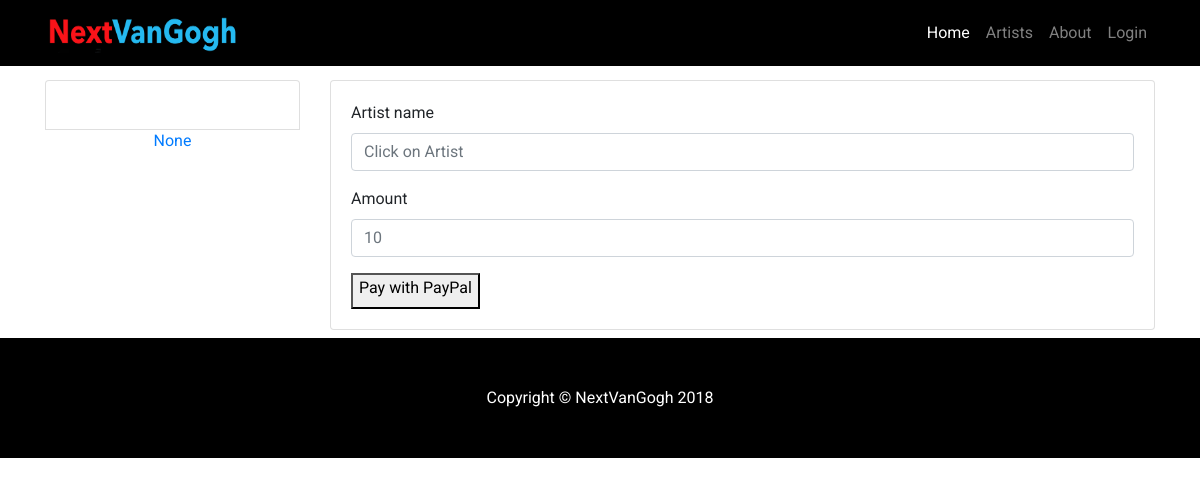
The page /allArtists on the database as committed earlier.
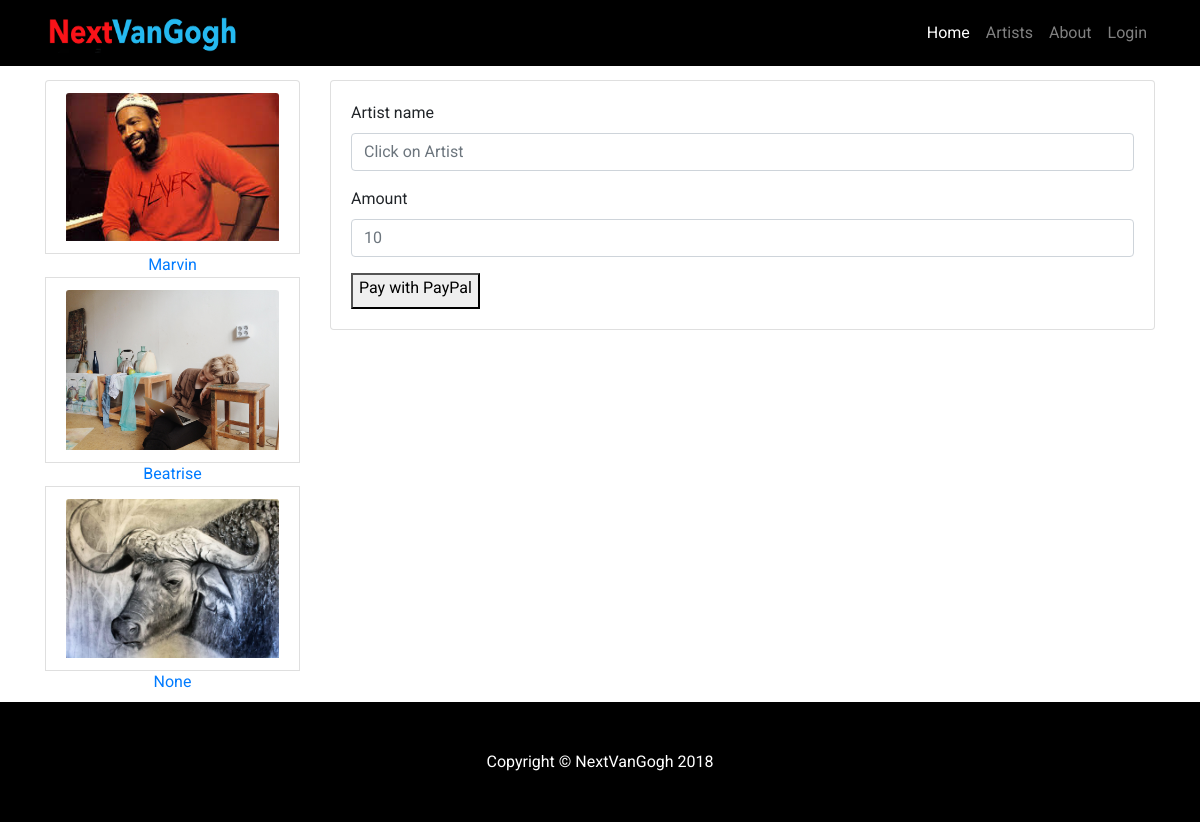
The same page on the database as committed later.
### tables this page shows
CREATE TABLE `Artists` (
	`Id`	INTEGER NOT NULL PRIMARY KEY AUTOINCREMENT UNIQUE,
	`UserName`	TEXT NOT NULL UNIQUE,
	`FirstName`	TEXT,
	`LastName`	TEXT,
	`Password`	TEXT NOT NULL UNIQUE,
	`Description`	TEXT,
	`Photo`	BLOB
);

### server.py (the view)
@app.route("/allArtists")
@app.route('/allArtists/<uname>')
def getAllArtists(uname=None):
	con = lite.connect('db/nVanGogh.db')
	con.row_factory = lite.Row
	cur = con.cursor()
	cur.execute("SELECT * FROM Artists order by id")
	artists = cur.fetchall()
	artMen = None
    	if uname:
	    cur.execute("SELECT * FROM Artists where Artists.UserName == ?", [uname])
	    artMen = cur.fetchall()
	return render_template('allArtists.html', allArtists=artists, uname = uname, artMen = artMen)

### templates/allArtists.html (shortened to what this page needs)
<!DOCTYPE html>
<html lang="en">
  <head>
    <link href="../static/bootstrap.min.css" rel="stylesheet">
    <link href="../static/style.css" rel="stylesheet">
  </head>
  <body>
    <nav class="navbar navbar-expand-lg navbar-dark bg-dark fixed-top" style="background-color:#000!important;">
      <div class="container">
        <a class="navbar-brand" href="/"><img src="../static/logo.png" width=200 height=40></a>
        <div class="collapse navbar-collapse" id="navbarResponsive">
          <ul class="navbar-nav ml-auto">
            <li class="nav-item active">
              <a class="nav-link" href="/">Home
              </a>
            </li>
            <li class="nav-item">
              <a class="nav-link" href="/allArtists">Artists</a>
            </li>
            <li class="nav-item">
              <a class="nav-link" href="/about">About</a>
            </li>
            <li id="log" class="nav-item">
              {% if session['loggedIn'] %}
              <a class="nav-link" onclick="window.location.href='/logout'">Logout</a>
              {% else %}
              <a class="nav-link" onclick="login()">Login</a>
              {% endif %}
            </li>
          </ul>
        </div>
      </div>
    </nav>
    <div class="container">
      <div class="row">
        <div class="col-lg-3">
		<div class="list-group">
		{% if not uname %}
            		{% for allArtist in allArtists %}
			<a href="/allArtists/{{allArtist['UserName']}}" class="list-group-item"><img class="card-img-top" src="{{allArtist['Photo']}}" alt=""></a>
			<a href="/artist/{{allArtist['UserName']}}" class="text-center">{{allArtist["FirstName"]}}</a>
	         	{% endfor %}
		{% else %}
			<a href="/allArtists/{{artMen[0]['UserName']}}" class="list-group-item"><img class="card-img-top" src="{{artMen[0]['Photo']}}" alt=""></a>
			<a href="/artist/{{artMen[0]['UserName']}}" class="text-center">{{artMen[0]["FirstName"]}}</a>
              	{% endif %}
	        </div>
        </div>
        <div class="col-lg-9">
<div class="card">
  <div class="card-body">
<form action="payWithCard" method="POST">
 		<div class="form-group">
    			<label for="amount">Artist name</label>
			{% if uname %}
      			<input type="text" class="form-control" name="artist" placeholder="{{uname}}">
      			{% else %}
      			<input type="text" class="form-control" name="artist" placeholder="Click on Artist">
      			{% endif %}
  		</div>
		<div class="form-group">
    			<label for="amount">Amount</label>
    			<input type="decimal" class="form-control" id='amount' name="amount" placeholder="10" min=0>
  		</div>
		<button type="submit" class="stripe-button-el"><span style="display: block; min-height: 30px;">Pay with PayPal</span></button>
</form>
           </div>
           </div>
         </div>
      </div>
    </div>
    <footer class="py-5 bg-dark mt-2" style="background-color:#000!important;">
      <div class="container">
        <p class="m-0 text-center text-white">Copyright &copy; NextVanGogh 2018</p>
      </div>
    </footer>
  </body>
</html>

Rows that differ between the two databases and show on the page:
changed Artists: Photo: picture added; FirstName "None" → "Marvin"
added Artists: Photo (picture), FirstName "Beatrise"
added Artists: Photo (picture), FirstName "None"
